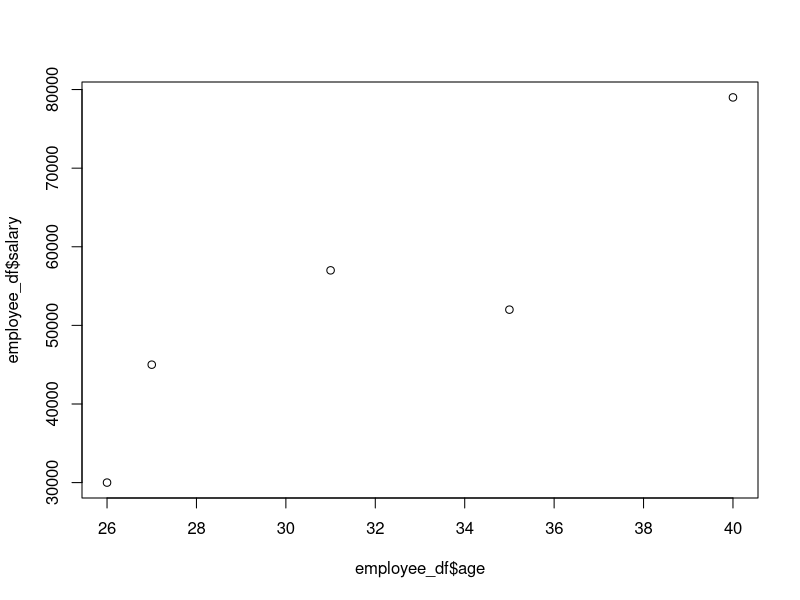

Reproduce this figure in R.
#### Lists and Data Frames #####################################################
#### 1. Creating a List ####
# Different Data Types
list1 <- list(12, "Harry", TRUE)
list1

# From different objects
char <- "Harry"
vec <- c("A", "B", "C")
mtr <- matrix(data = 1:9, nrow = 3)
ary <- array(data = 1:18, dim = c(3,3,2))

list2 <- list(char, vec, mtr, ary, list1)
list2


#### 2. Accessing Components of a List ####
# Member Reference
list2[[3]]
list2[[5]][[2]]
list2[[2]][3]

# Slicing
list2[c(2,4)]

# Named Components
names(list2) <- c("char", "vec", "mtr", "ary", "list")

list2$vec
list2$vec[2]


#### 3. Creating a Data Frame ####
employee_df <- data.frame(first = c("Michael", "Jim", "Dwight", "Pam"),
                          second = c("Scott", "Halpert", "Schrute", "Beesly"),
                          position = c("Regional Manager", "Sales Representative", "Sales Representative", "Receptionist"),
                          age = c(40, 27, 35, 26),
                          salary = c(79000, 45000, 52000, 30000))


#### 4. Adding Data ####
# New Record
new_employee <- data.frame(first = "Angela",
                           second = "Martin",
                           position = "Senior Accountant",
                           age = 31,
                           salary = 57000)

employee_df <- rbind(employee_df, new_employee)

#New Variable
sex <- c("male", "male", "male", "female", "female")

employee_df <- cbind(employee_df, sex)


#### 5. Data Frame Subsets ####
# Extracting Rows and Columns (Records and Variables)
# By Index
employee_df[1,]
employee_df[,4]
employee_df[1,3]

# By Name
employee_df$first

# Logical Flags
employee_df[employee_df$age > 30,]

employee_df[employee_df$age > 30 & employee_df$sex == "male",]


#### Next Time #################################################################
plot(employee_df$age, employee_df$salary)
